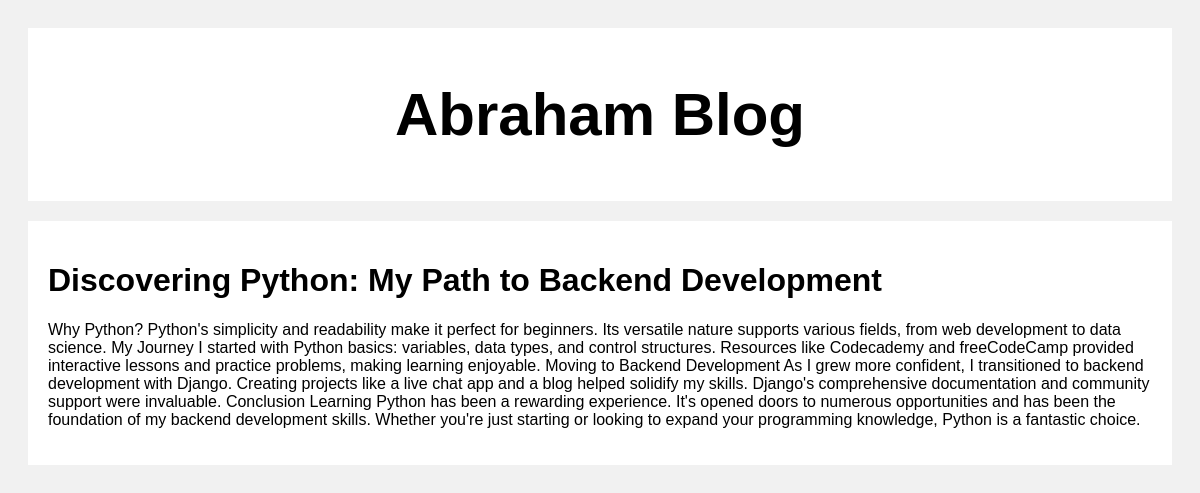
The app's page /post3 with its own data.
### posts/models.py (models this page shows)
class Post(models.Model):
    author = models.CharField(max_length=100)
    title = models.CharField(max_length=100)
    body = models.CharField(max_length=10000000)
    date_created = models.DateTimeField(default=datetime.now,blank=True)

### posts/views.py (the view)
# urls.py: path("post<str:pk>", views.post, name="post"),
def post(request,pk):
    posts = Post.objects.get(id=pk)
    return render(request,"posts.html",{"posts":posts})

### templates/posts.html (shortened to what this page needs)
<!DOCTYPE html>
<html>
<head>
</head>
<body>
<div class="header">
  <h2> {{posts.author}} Blog</h2>
</div>
<div class="row">
  <div class="leftcolumn">
    <div class="card">
        <h1>{{posts.title}}</h1>
        <p>{{posts.body}}</p>
    </div>
  </div>
</div>
</body>
</html>

### templates/posts.html (style rules this page uses)
* { box-sizing: border-box; }
body { font-family: Arial; padding: 20px; background: #f1f1f1; }
.header { padding: 2px; font-size: 40px; text-align: center; background: white; }
.leftcolumn { float: left; width: 100%; }
.card { background-color: white; padding: 20px; margin-top: 20px; }
.row:after { content: ""; display: table; clear: both; }

### records on screen
Post: author "Abraham", title "Discovering Python: My Path to Backend Development", body "Why Python? Python's simplicity and readability make it perfect for beginners. Its versatile nature supports various fields, from web development to data science. My Journey I started with Python basics: variables, data types, and control structures. Resources like Codecademy and freeCodeCamp provided interactive lessons and practice problems, making learning enjoyable. Moving to Backend Development As I grew more confident, I transitioned to backend development with Django. Creating projects like a live chat app and a blog helped solidify my skills. Django's comprehensive documentation and community support were invaluable. Conclusion Learning Python has been a rewarding experience. It's…"
